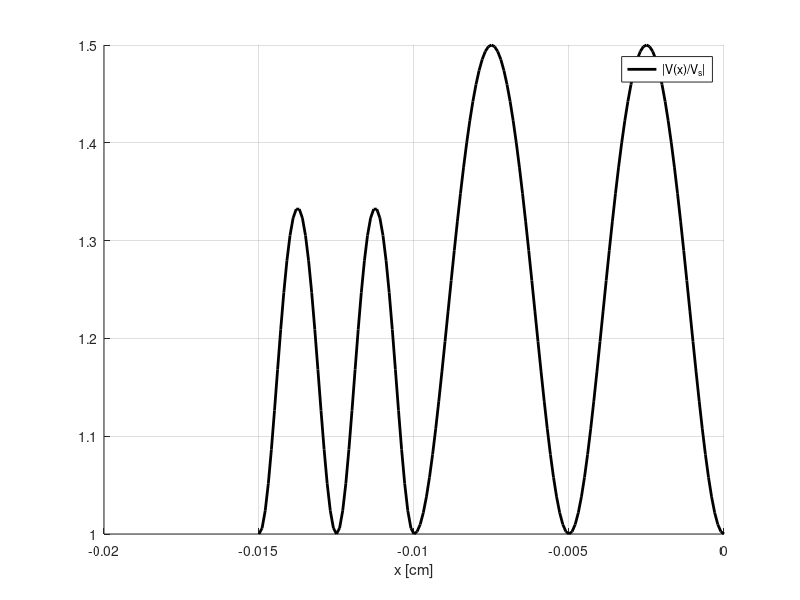
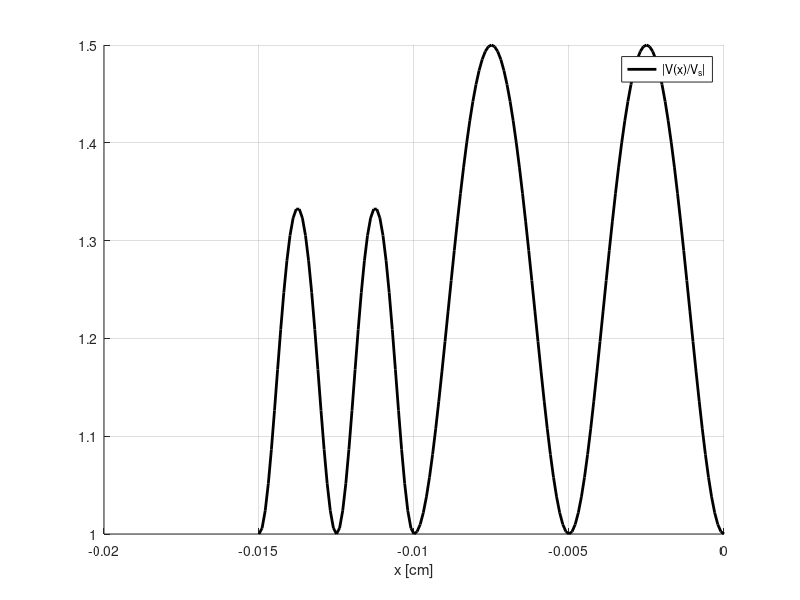

Reproduce these figures in MATLAB, in order.
clear

Vs = 1;
rho1 = -1/7;
rho2 = -1/5;
lambda1 = 5e-3;
lambda2 = 10e-3;

l1 = lambda1;
l2 = (3/4)*lambda2;

beta1 = 2*pi/lambda1;
beta2 = 2*pi/lambda2;

V1p = Vs/(exp(1j*beta1*(l1+l2)) + rho1*exp(1j*beta1*(l1+l2)));
V2p = V1p*(exp(1j*beta1*l2) + rho1*exp(1j*beta1*l2)) / ...
          (exp(1j*beta2*l2) + rho2*exp(1j*beta2*l2));

x1 = [-15:0.1:-10]*1e-3;
V1 = V1p*(exp(-1j*beta1*x1) + rho1*exp(1j*beta1*x1));
x2 = [-10:0.1:0]*1e-3;
V2 = V2p*(exp(-1j*beta2*x2) + rho2*exp(1j*beta2*x2));

clf;hold on; grid on;
plot(x1, abs(V1),'k','LineWidth',2)
plot(x2, abs(V2),'k','LineWidth',2)
legend('|V(x)/V_s|')
xlabel('x [cm]')

print('HW11.svg', '-dsvg');
print('HW11.png', '-dpng', '-r300'); 
